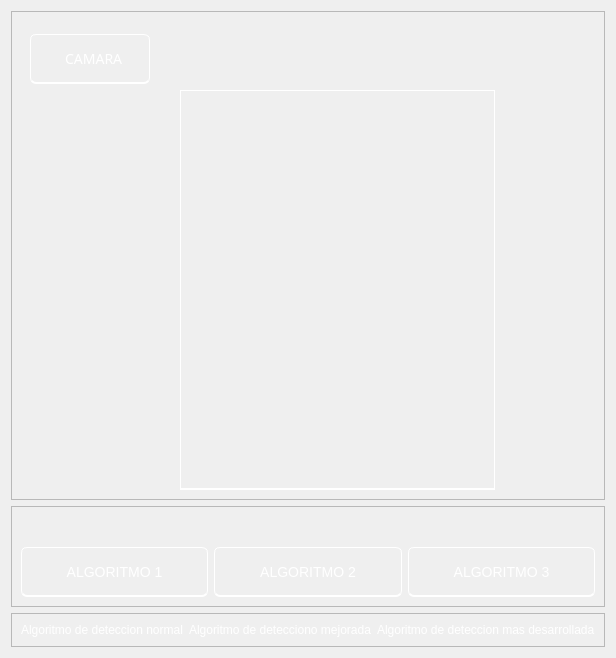
         <widget class="QWidget" name="page_2">
          <layout class="QVBoxLayout" name="verticalLayout_15">
           <item>
            <widget class="QFrame" name="frame_17">
             <property name="frameShape">
              <enum>QFrame::StyledPanel</enum>
             </property>
             <property name="frameShadow">
              <enum>QFrame::Raised</enum>
             </property>
             <layout class="QVBoxLayout" name="verticalLayout_12">
              <property name="leftMargin">
               <number>18</number>
              </property>
              <property name="topMargin">
               <number>22</number>
              </property>
              <item alignment="Qt::AlignLeft">
               <widget class="QPushButton" name="pushButton_13">
                <property name="minimumSize">
                 <size>
                  <width>120</width>
                  <height>50</height>
                 </size>
                </property>
                <property name="sizeIncrement">
                 <size>
                  <width>0</width>
                  <height>400</height>
                 </size>
                </property>
                <property name="font">
                 <font>
                  <family>Gadugi</family>
                  <pointsize>-1</pointsize>
                 </font>
                </property>
                <property name="cursor">
                 <cursorShape>PointingHandCursor</cursorShape>
                </property>
                <property name="styleSheet">
                 <string notr="true">QPushButton{

	background:transparent;
	color:white;
	border-radius: 6px;
	font-size:14px;
	border-bottom: 2px solid white;
	border-top: 1px solid white;
	border-left: 1px solid white;
	border-right: 1px solid white;
}
QPushButton:hover{

	background:black;
	color:white;
	border-radius: 6px;
	font-size:14px;
	border-bottom: 2px solid black;
	border-top: 1px solid black;
	border-left: 1px solid black;
	border-right: 1px solid black;
}
</string>
                </property>
                <property name="text">
                 <string>  CAMARA</string>
                </property>
                <property name="icon">
                 <iconset resource="../../Recursos/iconos_menu.qrc">
                  <normaloff>:/iconos_menu/iconos/camera.png</normaloff>:/iconos_menu/iconos/camera.png</iconset>
                </property>
                <property name="iconSize">
                 <size>
                  <width>24</width>
                  <height>24</height>
                 </size>
                </property>
               </widget>
              </item>
              <item>
               <widget class="QLabel" name="label_3">
                <property name="minimumSize">
                 <size>
                  <width>0</width>
                  <height>400</height>
                 </size>
                </property>
                <property name="styleSheet">
                 <string notr="true">QLabel{


	background:transparent;
	margin-left:150px;
	margin-right:100px;
	border-bottom: 2px solid white;
	border-top: 1px solid white;
	border-left: 1px solid white;
	border-right: 1px solid white;
	
}</string>
                </property>
                <property name="text">
                 <string/>
                </property>
               </widget>
              </item>
             </layout>
            </widget>
           </item>
           <item alignment="Qt::AlignTop">
            <widget class="QFrame" name="frame_16">
             <property name="frameShape">
              <enum>QFrame::StyledPanel</enum>
             </property>
             <property name="frameShadow">
              <enum>QFrame::Raised</enum>
             </property>
             <layout class="QHBoxLayout" name="horizontalLayout_12">
              <property name="topMargin">
               <number>40</number>
              </property>
              <item>
               <widget class="QPushButton" name="pushButton_14">
                <property name="minimumSize">
                 <size>
                  <width>120</width>
                  <height>50</height>
                 </size>
                </property>
                <property name="cursor">
                 <cursorShape>PointingHandCursor</cursorShape>
                </property>
                <property name="styleSheet">
                 <string notr="true">QPushButton{

	background:transparent;
	color:white;
	border-radius: 6px;
	font-size:14px;
	border-bottom: 2px solid white;
	border-top: 1px solid white;
	border-left: 1px solid white;
	border-right: 1px solid white;
}
QPushButton:hover{

	background:black;
	color:red;
	border-radius: 6px;
	font-size:14px;
	border-bottom: 2px solid black;
	border-top: 1px solid black;
	border-left: 1px solid black;
	border-right: 1px solid black;
	
	

}
</string>
                </property>
                <property name="text">
                 <string>ALGORITMO 1</string>
                </property>
               </widget>
              </item>
              <item>
               <widget class="QPushButton" name="pushButton_16">
                <property name="minimumSize">
                 <size>
                  <width>120</width>
                  <height>50</height>
                 </size>
                </property>
                <property name="cursor">
                 <cursorShape>PointingHandCursor</cursorShape>
                </property>
                <property name="styleSheet">
                 <string notr="true">QPushButton{

	background:transparent;
	color:white;
	border-radius: 6px;
	font-size:14px;
	border-bottom: 2px solid white;
	border-top: 1px solid white;
	border-left: 1px solid white;
	border-right: 1px solid white;
}
QPushButton:hover{

	background:black;
	color:red;
	border-radius: 6px;
	font-size:14px;
	border-bottom: 2px solid black;
	border-top: 1px solid black;
	border-left: 1px solid black;
	border-right: 1px solid black;
}
</string>
                </property>
                <property name="text">
                 <string>ALGORITMO 2</string>
                </property>
               </widget>
              </item>
              <item>
               <widget class="QPushButton" name="pushButton_17">
                <property name="minimumSize">
                 <size>
                  <width>120</width>
                  <height>50</height>
                 </size>
                </property>
                <property name="cursor">
                 <cursorShape>PointingHandCursor</cursorShape>
                </property>
                <property name="styleSheet">
                 <string notr="true">QPushButton{

	background:transparent;
	color:white;
	border-radius: 6px;
	font-size:14px;
	border-bottom: 2px solid white;
	border-top: 1px solid white;
	border-left: 1px solid white;
	border-right: 1px solid white;
}
QPushButton:hover{

	background:black;
	color:red;
	border-radius: 6px;
	font-size:14px;
	border-bottom: 2px solid black;
	border-top: 1px solid black;
	border-left: 1px solid black;
	border-right: 1px solid black;
}
</string>
                </property>
                <property name="text">
                 <string>ALGORITMO 3</string>
                </property>
               </widget>
              </item>
             </layout>
            </widget>
           </item>
           <item>
            <widget class="QFrame" name="frame_18">
             <property name="frameShape">
              <enum>QFrame::StyledPanel</enum>
             </property>
             <property name="frameShadow">
              <enum>QFrame::Raised</enum>
             </property>
             <layout class="QHBoxLayout" name="horizontalLayout_13">
              <item>
               <widget class="QLabel" name="label_4">
                <property name="styleSheet">
                 <string notr="true">QLabel{

	color:white;

}</string>
                </property>
                <property name="text">
                 <string>Algoritmo de deteccion normal</string>
                </property>
               </widget>
              </item>
              <item>
               <widget class="QLabel" name="label_5">
                <property name="styleSheet">
                 <string notr="true">QLabel{

	color:white;

}</string>
                </property>
                <property name="text">
                 <string>Algoritmo de detecciono mejorada</string>
                </property>
               </widget>
              </item>
              <item>
               <widget class="QLabel" name="label_6">
                <property name="styleSheet">
                 <string notr="true">QLabel{

	color:white;



}</string>
                </property>
                <property name="text">
                 <string>Algoritmo de deteccion mas desarrollada</string>
                </property>
               </widget>
              </item>
             </layout>
            </widget>
           </item>
          </layout>
         </widget>
